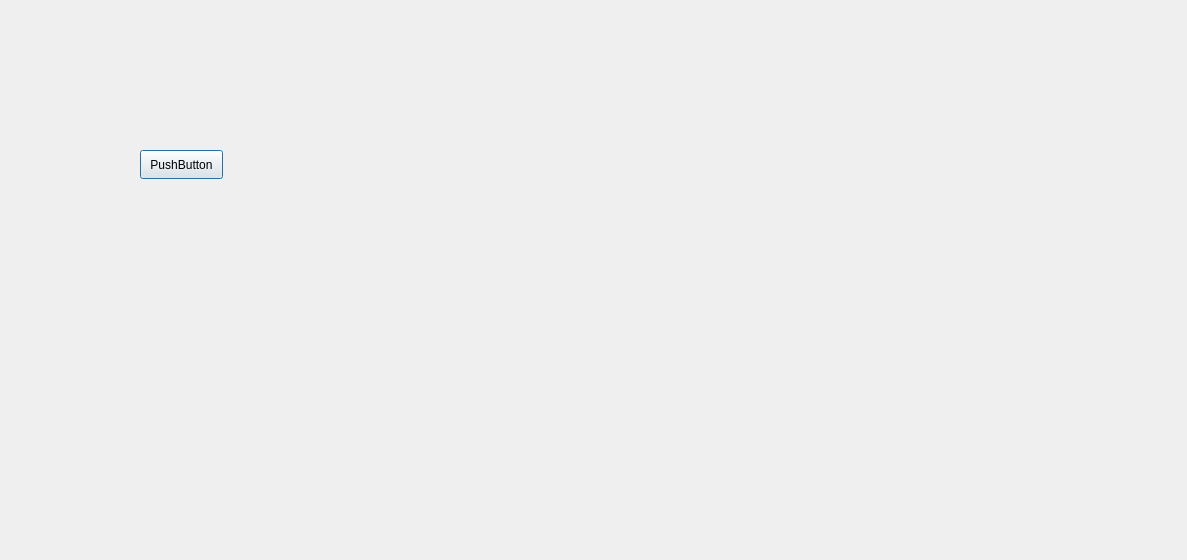
<?xml version="1.0" encoding="UTF-8"?>
<ui version="4.0">
 <class>Admin</class>
 <widget class="QDialog" name="Admin">
  <property name="geometry">
   <rect>
    <x>0</x>
    <y>0</y>
    <width>1187</width>
    <height>560</height>
   </rect>
  </property>
  <property name="windowTitle">
   <string>Dialog</string>
  </property>
  <widget class="QPushButton" name="pushButton">
   <property name="geometry">
    <rect>
     <x>140</x>
     <y>150</y>
     <width>83</width>
     <height>29</height>
    </rect>
   </property>
   <property name="text">
    <string>PushButton</string>
   </property>
  </widget>
 </widget>
 <resources/>
 <connections/>
</ui>
